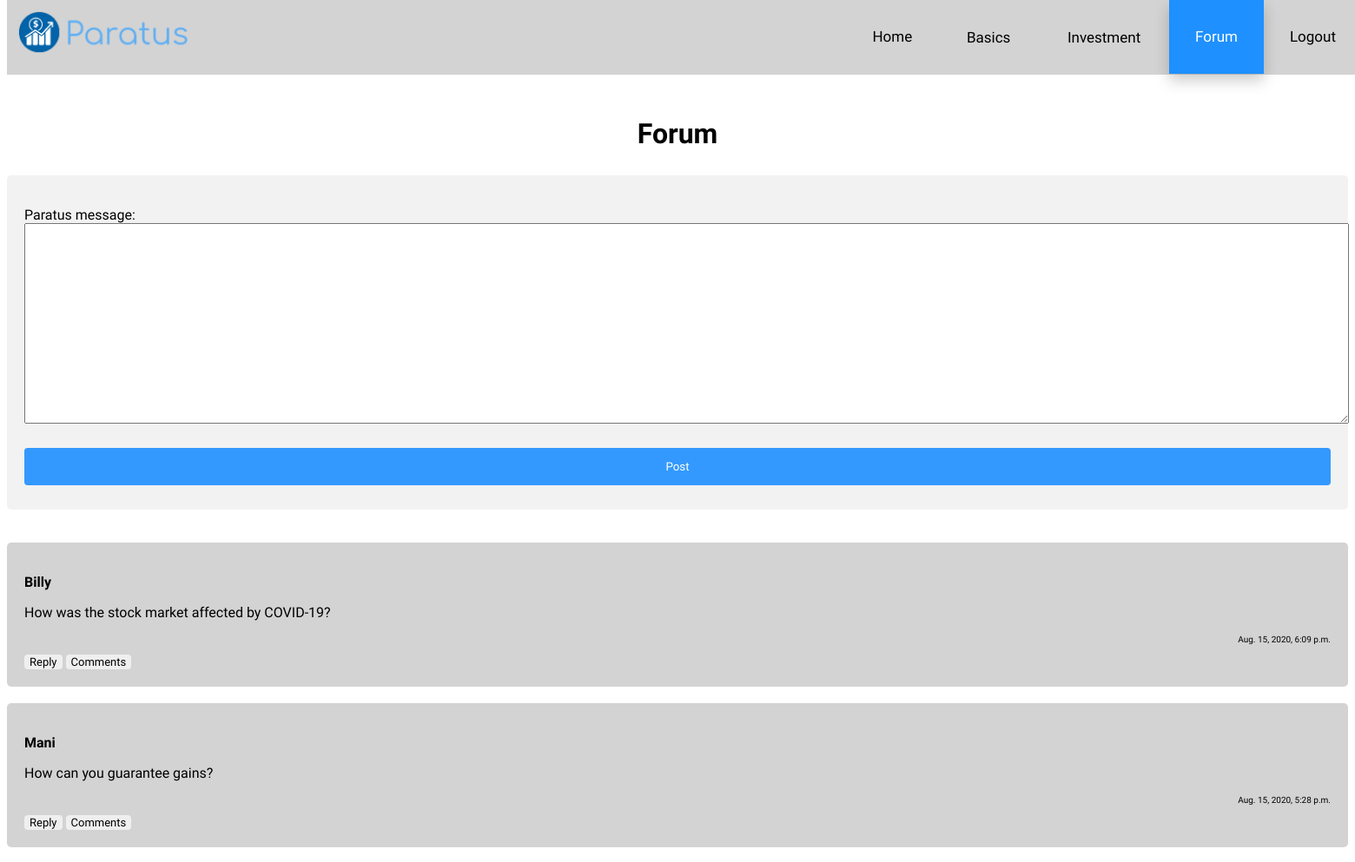
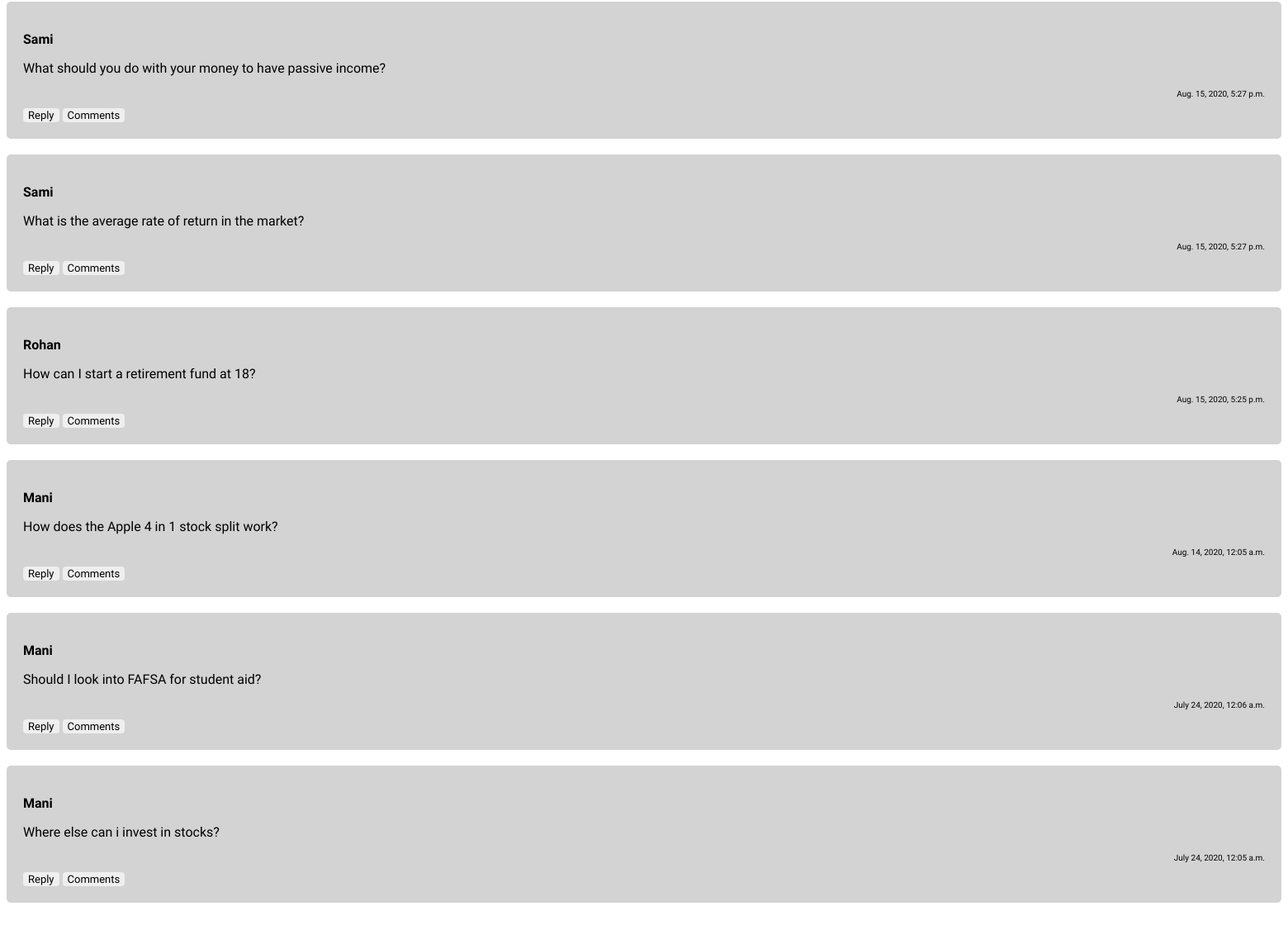
Page /forum (signed in) on the committed database (2 pictures, top to bottom).
### main/models.py (models this page shows, shortened)
class ParatusPost(models.Model):
    paratus_user = models.ForeignKey(settings.AUTH_USER_MODEL, on_delete=models.CASCADE)
    paratus_message = models.TextField()
    created_at = models.DateTimeField(auto_now_add=True)

class ParatusUser(AbstractBaseUser, PermissionsMixin):
    email = models.EmailField(max_length=254, unique=True)
    first_name = models.CharField(max_length=254, null=True, blank=True)
    last_name = models.CharField(max_length=254, null=True, blank=True)
    is_staff = models.BooleanField(default=True)
    is_superuser = models.BooleanField(default=False)
    is_active = models.BooleanField(default=True)
    USERNAME_FIELD = 'email'
    EMAIL_FIELD = 'email'
    REQUIRED_FIELDS = []
    objects = ParatusUserManager()

### main/views.py (the view, shortened to what this page needs)
# urls.py: path("forum",  views.forum, name="forum"),
def forum(request, id=None):
    print(request)
    comments = []
    if request.method == 'POST' and 'post' in request.POST:
        pform = forms.PostForm(request.POST)
        if pform.is_valid():
            post = pform.save(commit=False)
            post.paratus_user = request.user
            post.save()
    pform = forms.PostForm()
    cform = forms.CommentForm()
    context = {
               "pform": pform,
               "cform": cform,
               "posts": ParatusPost.objects.order_by('-created_at'),
               }
    return render(request, 'forum.htm', context)

### main/forms.py
class PostForm(forms.ModelForm):
    class Meta:
        model = ParatusPost
        fields = ('paratus_message',)
        widgets = {'paratus_message': forms.Textarea(attrs={'rows':15, 'cols':188}), }

class CommentForm(forms.ModelForm):
    class Meta:
        model = ParatusComment
        fields = ('comment',)
        widgets = {'comment': forms.Textarea(attrs={'rows':10, 'cols':183}), }

### templates/forum.htm (shortened to what this page needs)
<!DOCTYPE html>
<html>
  {% load static %}
  <head>
    <link rel="stylesheet" href="{% static "css/style.css" %}">
  </head>
  <body>
    <div class="navbar">
      <a href="{% url 'main:home' %}" id="logo"><img src="{% static "images/logo.png" %}" width= "200px"></a>
      <div class="navbar-right">
        <a href="{% url 'main:home' %}">Home</a>
        <div class="dropdown">
          <button class="dropbtn" onclick="window.location.href = '{% url 'main:basics' %}';">Basics
          </button>
        </div>
        <div class="dropdown">
          <button class="dropbtn" onclick="window.location.href = '{% url 'main:investment' %}';">Investment
          </button>
        </div>
        <a class="active" href="{% url 'main:forum' %}">Forum</a>
        {% if request.user.is_authenticated %}
        <a href="{% url 'main:logout' %}">Logout</a>
        {% else %}
        <a href="{% url 'main:login' %}">Login</a>
        {%endif%}
      </div>
    </div>
  {% if request.user.is_authenticated %}
    <div class="info">
      <h1 style="text-align: center;">Forum</h1>
    </div>
    <div class="container">
      <form action="" name="post" method="POST">
        {{ pform.as_p }}
        <button name="post" class="loginbtn">Post</button>
      </form>
    </div>
    <br>
    <br>
      {% for post in posts %}
        <div class="container3">
          <strong><p>{{post.paratus_user.first_name}}</p></strong>
          <p>{{post.paratus_message}}</p>
          <p style="text-align: right; font-size: 10px;">{{post.created_at}}</p>
          <button type="button" class ="collapsible">Reply</button>
            <button class ="collapsible">Comments</button>
        </div>
        <br>
      {% endfor %}
  {% else %}
    <h1 style="text-align: center;">To access the feature you need to login. Please Login</h1>
    <p style="text-align:center;">
      <img src="{% static "images/lock.jpeg" %}" width= "290px">
    </p>
  {% endif %}
  </body>
</html>

### static/css/style.css (style rules this page uses)
body { font-family: 'Comfortaa'; padding-top: 100px; }
button { font-family: 'Comfortaa'; }
.navbar { background-color: lightgray; transition: 0.4s; position: fixed; width: 100%; z-index: 100; margin: 0px; top: 0; }
.navbar a { float: left; color: black; text-align: center; padding: 30px; text-decoration: none; font-size: 17px; line-height: 25px; }
.navbar #logo { padding: 10px; }
.navbar a.active { background-color: dodgerblue; color: white; }
.navbar-right { float: right; }
.dropdown { float: left; overflow: hidden; }
.dropdown .dropbtn { font-size: 17px; border: none; outline: none; color: black; padding: 32.75px; background-color: inherit; font-family: inherit; margin: 0; }
.info { background-color: inherit; max-width: 100%; color: black; margin: 8px; line-height: 1.6; text-align: left; font-family: 'Nunito'; font-size: 16px; }
.info h1, h2, h3, h4, h5, h6 { font-family: 'Comfortaa'; }
.container { border-radius: 5px; background-color: #f2f2f2; padding: 20px; }
.container3 { color: black; border-radius: 5px; background-color: lightgray; padding: 20px; }
.collapsible { cursor: pointer; text-align: left; font-size: 13px; border-radius: 4px; border: none; outline: none; }
.active, .collapsible:hover { box-shadow: 0px 8px 16px 0px rgba(0,0,0,0.2); background-color: #3399ff; }
.loginbtn { width: 100%; background-color: #3399ff; color: white; padding: 14px 20px; margin: 8px 0; border: none; border-radius: 4px; cursor: pointer; }

### rows in the picture
ParatusPost: paratus_user.first_name "Billy", paratus_message "How was the stock market affected by COVID-19?", created_at "Aug. 15, 2020, 6:09 p.m."
ParatusPost: paratus_user.first_name "Mani", paratus_message "How can you guarantee gains?", created_at "Aug. 15, 2020, 5:28 p.m."
ParatusPost: paratus_user.first_name "Sami", paratus_message "What should you do with your money to have passive income?", created_at "Aug. 15, 2020, 5:27 p.m."
ParatusPost: paratus_user.first_name "Sami", paratus_message "What is the average rate of return in the market?", created_at "Aug. 15, 2020, 5:27 p.m."
ParatusPost: paratus_user.first_name "Rohan", paratus_message "How can I start a retirement fund at 18?", created_at "Aug. 15, 2020, 5:25 p.m."
ParatusPost: paratus_user.first_name "Mani", paratus_message "How does the Apple 4 in 1 stock split work?", created_at "Aug. 14, 2020, 12:05 a.m."
ParatusPost: paratus_user.first_name "Mani", paratus_message "Should I look into FAFSA for student aid?", created_at "July 24, 2020, 12:06 a.m."
ParatusPost: paratus_user.first_name "Mani", paratus_message "Where else can i invest in stocks?", created_at "July 24, 2020, 12:05 a.m."
